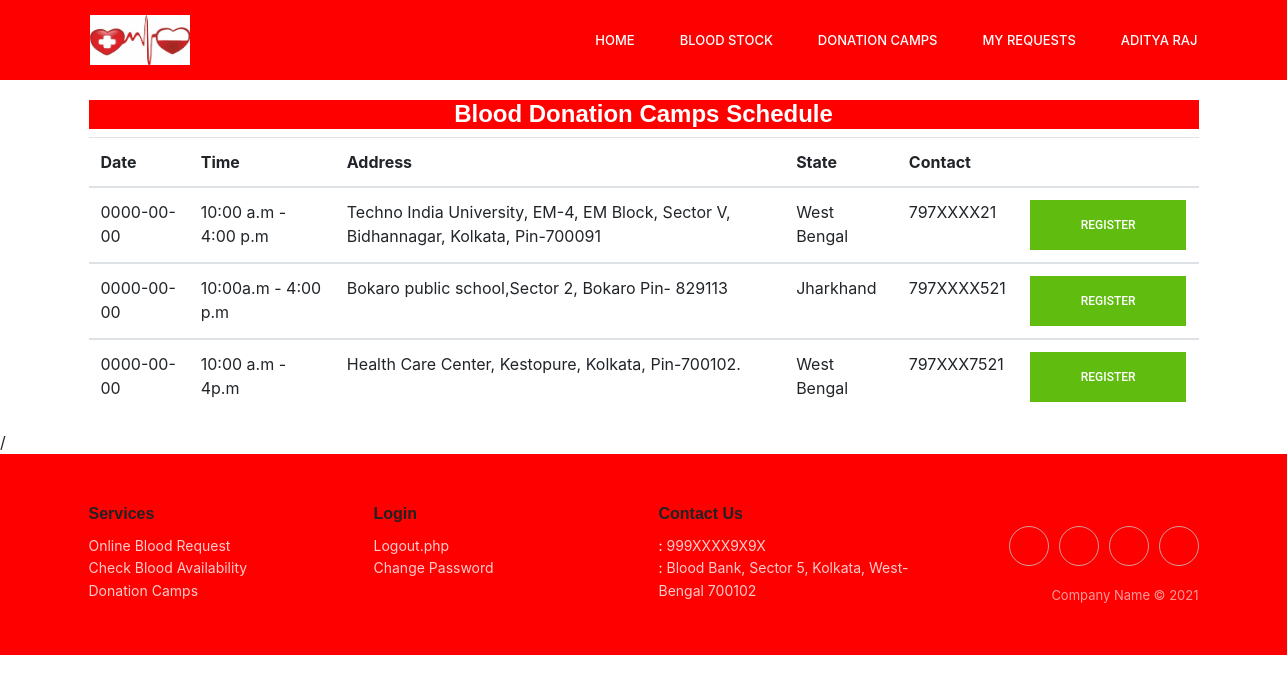
/user/donation.php (signed in), run on the app's committed database.
### tables this page shows
CREATE TABLE `donation_camp` (
  `id` int(11) NOT NULL,
  `date` text NOT NULL,
  `time` text NOT NULL,
  `address` text NOT NULL,
  `state` text NOT NULL,
  `contact` text NOT NULL
);

### user/donation.php (the view, shortened to what this page needs)
<?php include ('../config.php');
    $name=$_SESSION['user']['name'];
?>
<!doctype html>
<html lang="en">
  <head>
    <link rel="stylesheet" href="https://stackpath.bootstrapcdn.com/bootstrap/4.3.1/css/bootstrap.min.css">
    <link rel="stylesheet" href="../css/style.css">
    <link rel="stylesheet" href="../css/responsive.css">
    <link rel="stylesheet" href="https://cdnjs.cloudflare.com/ajax/libs/ionicons/2.0.1/css/ionicons.min.css">
  </head>
  <body>
    <header class="header_area" style="background-color: red;">
      <div class="main_menu">
        <div class="container">
          <nav class="navbar navbar-expand-lg navbar-light">
            <div class="container">
              <a class="navbar-brand logo_h" href="afteruserlogin.php"><img src="../images/logo.jpg" alt="" height="50" width="100"></a>
              <div class="collapse navbar-collapse offset" id="navbarSupportedContent">
                <ul class="nav navbar-nav menu_nav ml-auto">
                  <li class="nav-item"><a class="nav-link" href="afteruserlogin.php">Home</a></li>
                  <li class="nav-item"><a class="nav-link" href="availability.php">Blood Stock</a></li>
                  <li class="nav-item"><a class="nav-link" href="donation.php">Donation Camps</a></li>
                  <li class="nav-item"><a class="nav-link" href="myrequest.php">My Requests</a></li>
                  <li class="nav-item submenu dropdown">
                    <a href="#" class="nav-link dropdown-toggle" data-toggle="dropdown" role="button" aria-haspopup="true" aria-expanded="false"><?php echo $name; ?></a>
                  </li>
                </ul>
              </div>
            </div>
          </nav>
        </div>
      </div>
    </header>
    <section>
      <div class="donation-table">
        <div class="container">
          <?php
            $exec = mysqli_query($bloodbank,"SELECT * FROM donation_camp ORDER BY id DESC") or die(mysqli_error($bloodbank));
            $count = mysqli_num_rows($exec);
            if($count>0){
          ?>
          <table class="table">
            <h4 style="color: white; background-color: red; text-align: center;">Blood Donation Camps Schedule</h4>
            <thead>
              <tr>
                <th scope="col">Date</th>
                <th scope="col">Time</th>
                <th scope="col">Address</th>
                <th scope="col">State</th>
                <th scope="col">Contact</th>
                <th scope="col"></th>
              </tr>
            </thead>
            <?php
              while($row = mysqli_fetch_array($exec)) {
            ?>
            <tbody>
              <tr>
                <td><?php echo $row['date'] ?></td>
                <td><?php echo $row['time'] ?></td>
                <td><?php echo $row['address'] ?></td>
                <td><?php echo $row['state'] ?></td>
                <td><?php echo $row['contact'] ?></td>
                <td><button type="button" class="primary_btn"><a href="donationreguser.php?donationcamp=<?php echo $row['id']; ?>" style="color: white;" onmouseover="this.style.color='red'" onmouseout="this.style.color='white'">Register</a></button></td>
              </tr>
            </tbody>
            <?php } ?>
          </table>
          <?php
              }else {
                echo "No records found";
              }
          ?>
        </div>
      </div>/
    </section>
    <div class="footer-clean">
        <footer>
            <div class="container">
                <div class="row justify-content-center" style="color: white;">
                    <div class="col-sm-4 col-md-3 item">
                        <h3>Services</h3>
                        <ul>
                            <li><a href="availability.php">Online Blood Request</a></li>
                            <li><a href="availability.php">Check Blood Availability</a></li>
                            <li><a href="donation.php">Donation Camps</a></li>
                        </ul>
                    </div>
                    <div class="col-sm-4 col-md-3 item">
                        <h3>Login</h3>
                        <ul>
                            <li><a href="logout.php">Logout.php</a></li>
                            <li><a href="#">Change Password</a></li>
                        </ul>
                    </div>
                    <div class="col-sm-4 col-md-3 item">
                        <h3>Contact Us</h3>
                        <ul>
                            <li><i class="ion-ios-telephone"> </i> : <a href="#"> 999XXXX9X9X</a></li>
                            <li><i class="ion-ios-location"> </i> : <a href="#"> Blood Bank, Sector 5, Kolkata, West-Bengal 700102</a></li>
                        </ul>
                    </div>
                    <div class="col-lg-3 item social"><a href="#"></a><a href="#"></a><a href="#"></a><a href="#"></a>
                        <p class="copyright">Company Name © 2021</p>
                    </div>
                </div>
            </div>
        </footer>
    </div>
  </body>
</html>

### css/style.css (style rules this page uses)
body { line-height: 25px; font-size: 15px; font-family: "Roboto", sans-serif; font-weight: normal; color: #777777; }
h1, h2, h3, h4, h5, h6 { font-family: "Poppins", sans-serif; font-weight: 600; color: #222222; }
a { text-decoration: none; transition: all 0.3s ease-in-out; }
.primary_btn { display: inline-block; background: #60bc0f; padding: 0px 50px; color: #fff; font-family: "Roboto", sans-serif; font-size: 12px; font-weight: 500; line-height: 48px; border: 1px solid #60bc0f; border-radius: 0px; outline: none !important; box-shadow: none !important; text-align: center; text-transform: uppercase; cursor: pointer; transition: all 300ms linear 0s; }
.header_area { position: absolute; width: 100%; top: 0; left: 0; z-index: 99999; transition: background 0.4s, all 0.3s linear; }
.header_area .container { padding: 0px 8px; }
.header_area .navbar { background: transparent; padding: 0px; border: 0px; border-radius: 0px; }
.header_area .navbar .nav .nav-item { margin-right: 45px; }
.header_area .navbar .nav .nav-item .nav-link { font-size: 13px; font-weight: 500; line-height: 80px; text-transform: uppercase; color: #ffffff; padding: 0px; display: inline-block; }
.header_area .navbar .nav .nav-item .nav-link:after { display: none; }
.header_area .navbar .nav .nav-item.submenu { position: relative; }
.header_area .navbar .nav .nav-item:last-child { margin-right: 0px; }
.footer-clean { padding:50px 0; background-color:red; color:#4b4c4d; }
.footer-clean h3 { margin-top:10; margin-bottom:12px; font-weight:bold; font-size:16px; }
.footer-clean ul { padding:0; list-style:none; line-height:1.6; font-size:14px; margin-bottom:0; }
.footer-clean ul a { color:inherit; text-decoration:none; opacity:0.8; }
.footer-clean .item.social { text-align:right; }
.footer-clean .item.social > a { font-size:24px; width:40px; height:40px; line-height:40px; display:inline-block; text-align:center; border-radius:50%; border:1px solid #ccc; margin-left:10px; margin-top:22px; color:inherit; opacity:0.75; }
.footer-clean .copyright { margin-top:14px; margin-bottom:0; font-size:13px; opacity:0.6; }
.donation-table { margin-top: 100px; }

### data on the page
donation_camp: date "0000-00-00", time "10:00 a.m - 4:00 p.m", address "Techno India University, EM-4, EM Block, Sector V, Bidhannagar, Kolkata, Pin-700091", state "West Bengal", contact "797XXXX21"
donation_camp: date "0000-00-00", time "10:00a.m - 4:00 p.m", address "Bokaro public school,Sector 2, Bokaro Pin- 829113", state "Jharkhand", contact "797XXXX521"
donation_camp: date "0000-00-00", time "10:00 a.m - 4p.m", address "Health Care Center, Kestopure, Kolkata, Pin-700102.", state "West Bengal", contact "797XXX7521"

### other printed values
$name "ADITYA RAJ"
